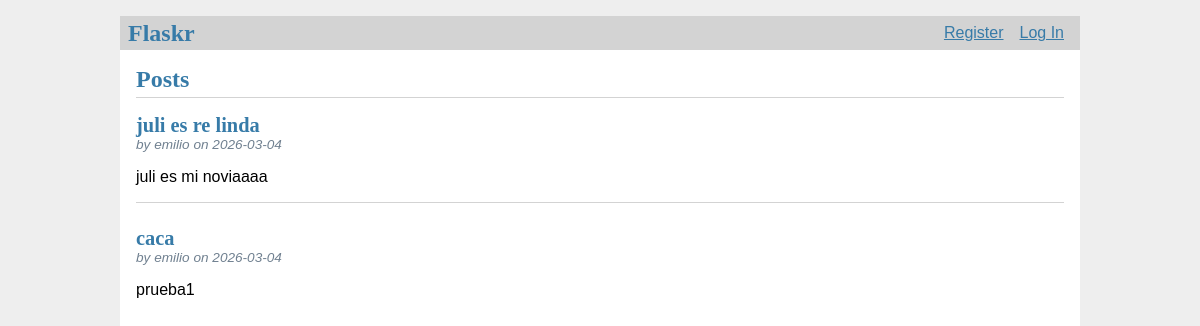
Before: / with the older database file.
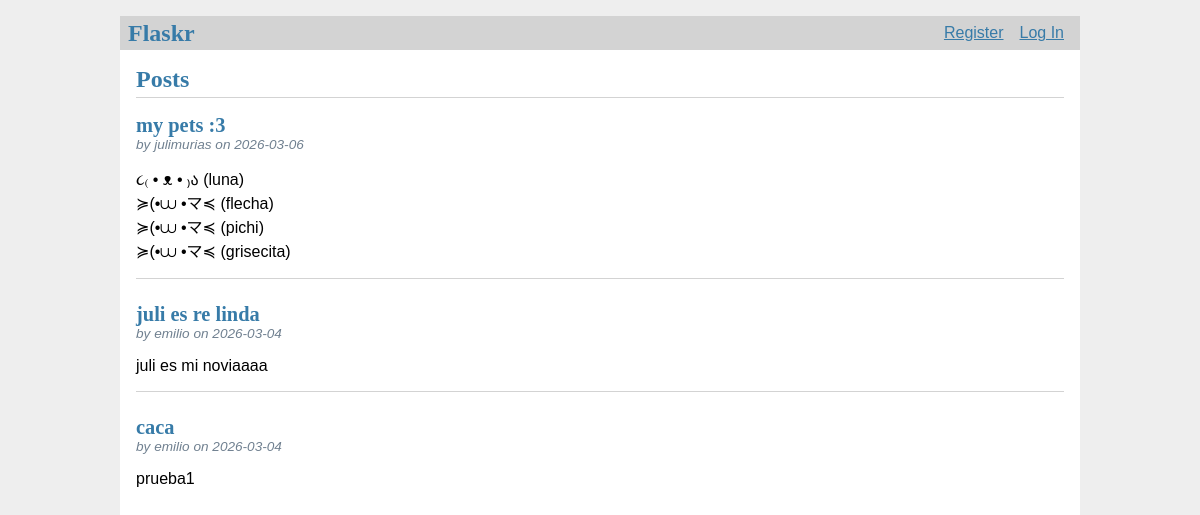
After: the same page with the newer database file.
### tables this page shows
CREATE TABLE post (
    id INTEGER PRIMARY KEY AUTOINCREMENT,
    author_id INTEGER NOT NULL,
    created TIMESTAMP NOT NULL DEFAULT CURRENT_TIMESTAMP,
    title TEXT NOT NULL,
    body TEXT NOR NULL,
    FOREIGN KEY (author_id) REFERENCES user (id)
);

CREATE TABLE user (
    id INTEGER PRIMARY KEY AUTOINCREMENT,
    username TEXT UNIQUE NOT NULL,
    password TEXT NOT NULL
);

### flaskr/blog.py (the view)
@bp.route('/') # Since there's no methods=, flask defaults to methods = ['GET'].
def index():
    db = get_db()
    posts = db.execute (
        'SELECT p.id, title, body, created, author_id, username '
        'FROM post p JOIN user u ON p.author_id = u.id '
        'ORDER BY created DESC'
    ).fetchall()
    return render_template('blog/index.html', posts=posts) # posts=posts. Left side -> var name in the template, right side -> python var. It means that inside index.html, there will be a ver called posts

### flaskr/auth.py (called while the page is built)
@bp.before_app_request
def load_logged_in_user(): # Checks if a user is stored in the session and gets that user's data from the db, storing it on g.user, which lasts for the length of the request.
    user_id = session.get('user_id')
    if user_id is None: # If there is no user id, or if the id doesn't exist, g.user will be None.
        g.user = None
    else:
        g.user = get_db().execute(
            'SELECT * FROM user WHERE id = ?', (user_id,)
        ).fetchone()

### flaskr/db.py (called while the page is built)
def get_db():
    if 'db' not in g: # Checks whether a db connection is already stored in g.
        g.db = sqlite3.connect( # Establishes a connection to the file pointed by the DATABASE configuration key. This file doesn't exist yer, and won't until you initialize the db later.
            current_app.config['DATABASE'], # Gets the path to the database file from Flask config.
            detect_types=sqlite3.PARSE_DECLTYPES # Automatically convert database types (like timestamps) into proper Python types (like datetime objects).Without this, everything would come back as strings.
        )
        g.db.row_factory = sqlite3.Row # tells the connection to return rows that behave like dicts. This allows accessing the columns by name.
    return g.db # Returns the database connection (either newly created or already existing).

### flaskr/templates/blog/index.html (shortened to what this page needs)
{% extends 'base.html' %}
{% block header %}
  <h1>{% block title %} Posts{% endblock %}</h1>
{% endblock %}
{% block content %}
  {% for post in posts %}
    <article class="post">
        <header>
            <div>
                <h1>{{ post['title'] }}</h1>
                <div class="about">by {{ post['username'] }} on {{ post['created'].strftime('%Y-%m-%d') }}</div>
            </div>
        </header>
        <p class="body">{{ post['body'] }}</p>
    </article>
    {% if not loop.last %}
      <hr>
    {% endif %}
  {% endfor %}
{% endblock %}

### flaskr/templates/base.html (shortened to what this page needs)
<!doctype html>
<link rel="stylesheet" href="{{ url_for('static', filename='style.css') }}">
<nav>
    <h1>Flaskr</h1>
    <ul>
        {% if g.user %}
            <li>
                <span>{{ g.user['username'] }}</span>
            </li>
            <li>
                <a href="{{ url_for('auth.logout') }}">Log Out</a>
            </li>
        {% else %}
            <li>
                <a href="{{ url_for('auth.register') }}">Register</a>
            </li>
            <li>
                <a href="{{ url_for('auth.login') }}">Log In</a>
            </li>
        {% endif %}
    </ul>
</nav>
<section class="content">
    <header>
        {% block header %}{% endblock %}
    </header>
    {% block content %}{% endblock %}
</section>

### flaskr/static/style.css (style rules this page uses)
h1, h2, h3, h4, h5, h6 { font-family: serif; color: #377ba8; margin: 1rem 0; }
a { color: #377ba8; }
hr { border: none; border-top: 1px solid lightgray; }
nav { background: lightgray; display: flex; align-items: center; padding: 0 0.5rem; }
nav h1 { flex: auto; margin: 0; }
nav ul { display: flex; list-style: none; margin: 0; padding: 0; }
nav ul li a, nav ul li span, header .action { display: block; padding: 0.5rem; }
.content { padding: 0 1rem 1rem; }
.content > header { border-bottom: 1px solid lightgray; display: flex; align-items: flex-end; }
.content > header h1 { flex: auto; margin: 1rem 0 0.25rem 0; }
.post > header { display: flex; align-items: flex-end; font-size: 0.85em; }
.post > header > div:first-of-type { flex: auto; }
.post > header h1 { font-size: 1.5em; margin-bottom: 0; }
.post .about { color: slategray; font-style: italic; }
.post .body { white-space: pre-line; }
.content:last-child { margin-bottom: 0; }

Changed rows visible on the page:
added post: title "my pets :3", username "julimurias", created "2026-03-06", body "૮₍ • ᴥ • ₎ა (luna) ≽(•⩊ •マ≼ (flecha) ≽(•⩊ •マ≼ (pichi) ≽(•⩊ •マ≼ (grisecita)"
